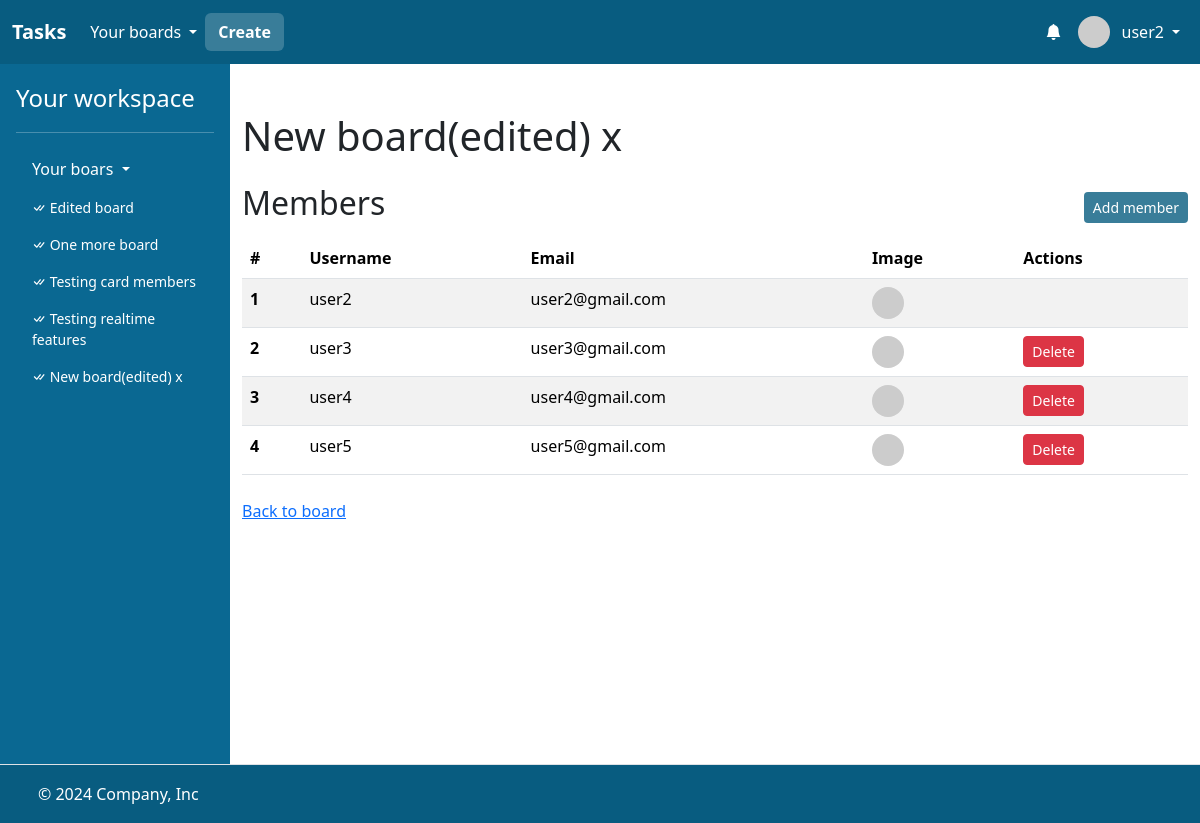
The app's page /boards/56/get_members (signed in) with its own data.
### task/models.py (models this page shows)
class User(AbstractUser):
    bio = models.CharField(max_length=256)

class Board(models.Model):
    name = models.CharField(max_length=256)
    description = models.CharField(max_length=256)
    members = models.ManyToManyField(User, related_name="boards")
    created_at = models.DateTimeField(auto_now_add=True)

### task/views.py (the view)
@login_required
def board_members_view(request, board_id):
    board = Board.objects.filter(id=board_id).first()
    if board is None:
        return apology(request, "Board does not exist!", 400)
    if not request.user in board.members.all():
        return apology(request, "Forbidden.", 403)
    members = board.members.all()
    for index, member in enumerate(members, start=1):
        member.index = index
    return render(
        request,
        "task/board_members.html",
        {
            "board": board,
            "boards": request.user.boards.all(),
            "members": members,
        },
    )

### task/templates/task/board_members.html (shortened to what this page needs)
{% extends "task/layout.html" %}
{% block main %}
<div class="container">
    <h1 class="mt-5">{{ board.name }}</h1>
    <div class="d-flex mt-4 mb-2" style="justify-content: space-between; align-items: center;">
        <h2>Members</h2>
        <a class="btn btn-sm btn-task" href="{% url 'board_add_member' board.id %}">Add member</a>
    </div>
    <table class="table table-striped">
        <thead>
          <tr>
            <th scope="col">#</th>
            <th scope="col">Username</th>
            <th scope="col">Email</th>
            <th scope="col">Image</th>
            <th scope="col">Actions</th>
          </tr>
        </thead>
        <tbody>
            {% for member in members %}
                <tr>
                    <th scope="row">{{ member.index }}</th>
                    <td>{{ member.username }}</td>
                    <td>{{ member.email }}</td>
                    <td><img src="https://i.pravatar.cc/48?u={{ member.id }}" alt="" width="32" height="32" class="rounded-circle me-2"></td>
                    <td>
                        {% if user.id != member.id %}
                            <form action="{% url 'board_delete_member' board.id %}" method="POST">
                                <input class="btn btn-sm btn-danger" type="submit" value="Delete">
                            </form>
                        {% endif %}
                    </td>
                </tr>
            {% endfor %}
        </tbody>
      </table>
      <div class="mt-4">
        <a class="link-primary" href="{% url 'board' board.id %}">Back to board</a>
    </div>
</div>
{% endblock %}

### task/templates/task/layout.html (shortened to what this page needs)
<!DOCTYPE html>
{% load static %}
{% load humanize %}
<html lang="en">
    <head>
        <link href="https://cdn.jsdelivr.net/npm/bootstrap@5.3.3/dist/css/bootstrap.min.css" rel="stylesheet">
        <link rel="stylesheet" href="https://cdn.jsdelivr.net/npm/bootstrap-icons@1.3.0/font/bootstrap-icons.css">
        <link href="{% static 'styles.css' %}" rel="stylesheet">
    </head>
    <body style="height: 100vh;">
        <div style="display: flex; flex-direction: column; height: 100%;">
            <header>
                <nav class="navbar navbar-expand-lg"  data-bs-theme="dark" style="background: #085c80;">
                    <div class="container-fluid">
                      <a class="navbar-brand fw-bold" href="{% url 'index' %}">Tasks</a>
                      <div class="collapse navbar-collapse" id="navbarHeader">
                        <ul class="navbar-nav me-auto mb-2 mb-lg-0" style="display: flex; align-items: center;">
                            {% if user.is_authenticated %}
                                <li class="nav-item dropdown">
                                    <a class="nav-link dropdown-toggle text-white" href="#" role="button" data-bs-toggle="dropdown" aria-expanded="false" style="display: flex; align-items: center; gap: 4px;">
                                        <span>Your boards</span>
                                    </a>
                                </li>
                                <li class="nav-item">
                                    <a class="btn fw-bold text-white" style="background: #397D99; color: white;" href="{% url 'create_board' %}">Create</a>
                                </li>
                          {% endif %}
                        </ul>
                        {% if user.is_authenticated %}
                        <ul class="navbar-nav ms-auto mb-2 mb-lg-0" style="display: flex; align-items: center;">
                            <li class="nav-item dropdown">
                                <a class="nav-link text-white d-relative" href="#" role="button" style="display: flex; align-items: center; gap: 4px;" id="dropdownMenuClickableInside" data-bs-toggle="dropdown" data-bs-auto-close="outside" aria-expanded="false">
                                    <i class="bi bi-bell-fill"></i>
                                </a>
                            </li>
                            <li class="nav-item dropdown">
                                <a class="nav-link dropdown-toggle text-white" href="#" role="button" data-bs-toggle="dropdown" aria-expanded="false" style="display: flex; align-items: center; gap: 4px;">
                                    <img src="https://i.pravatar.cc/48?u={{ user.id }}" alt="" width="32" height="32" class="rounded-circle me-2">
                                    <span>{{ user.username }}</span>
                                </a>
                            </li>
                        </ul>
                        {% endif %}
                      </div>
                    </div>
                  </nav>
            </header>
            <main style="flex: 1;">
                <div class="d-flex flex-nowrap" style="height: 100%;">
                    {% if user.is_authenticated %}
                    <div class="d-none d-lg-flex flex-column flex-shrink-0 p-3 text-white" style="width: 230px; background: #0A6892;">
                        <a href="{% url 'index' %}" class="text-decoration-none d-flex align-items-center mb-3 mb-md-0 me-md-auto text-white">
                          <span class="fs-4">Your workspace</span>
                        </a>
                        <hr>
                        <ul class="nav nav-pills flex-column mb-auto">
                          <li class="mb-1">
                            <button class="nav-link text-white collapsed dropdown-toggle" data-bs-toggle="collapse" data-bs-target="#home-collapse" aria-expanded="true">
                                Your boars
                            </button>
                            <div class="collapse show " id="home-collapse">
                                <ul class="btn-toggle-nav list-unstyled fw-normal pb-1 small" style="max-height: 490px; overflow-y: auto;">
                                    {% for board in boards %}
                                    <li>
                                        <a href="{% url 'board' board.id %}" class="nav-link text-white">
                                            <i class="bi bi-check-all"></i>
                                            {{ board.name }}
                                        </a>
                                    </li>
                                    {% endfor %}
                                </ul>
                            </div>
                          </li>
                        </ul>
                    </div>
                    {% endif %}
                    <div style="flex: 1; background: white; overflow-x: hidden; min-height: 700px;">
                        {% block main %}
                        {% endblock %}
                    </div>
                </div>
            </main>
            <footer class="d-flex flex-wrap justify-content-between align-items-center py-3 border-top" style="background: #085c80; border: none;">
                <div class="col-md-4 d-flex align-items-center">
                  <a href="/" class="mb-3 me-2 mb-md-0 text-body-secondary lh-1">
                    <svg class="bi" width="30" height="24"><use xlink:href="#bootstrap"></use></svg>
                  </a>
                  <span class="mb-3 mb-md-0 text-white">© 2024 Company, Inc</span>
                </div>
                <ul class="nav col-md-4 justify-content-end list-unstyled d-flex">
                  <li class="ms-3"><a class="text-body-secondary" href="#"><svg class="bi" width="24" height="24"><use xlink:href="#twitter"></use></svg></a></li>
                  <li class="ms-3"><a class="text-body-secondary" href="#"><svg class="bi" width="24" height="24"><use xlink:href="#instagram"></use></svg></a></li>
                  <li class="ms-3"><a class="text-body-secondary" href="#"><svg class="bi" width="24" height="24"><use xlink:href="#facebook"></use></svg></a></li>
                </ul>
            </footer>
        </div>
    </body>
</html>

### task/static/styles.css (style rules this page uses)
.btn-task, .btn-task:hover { background: #397d99; color: white; }

### records on screen
User: username "user2", index "1", email "user2@gmail.com"
Board: name "Edited board"
Board: name "One more board"
Board: name "Testing card members"
Board: name "Testing realtime features"
Board: name "New board(edited) x"
User: index "2", username "user3", email "user3@gmail.com"
User: index "3", username "user4", email "user4@gmail.com"
User: index "4", username "user5", email "user5@gmail.com"
